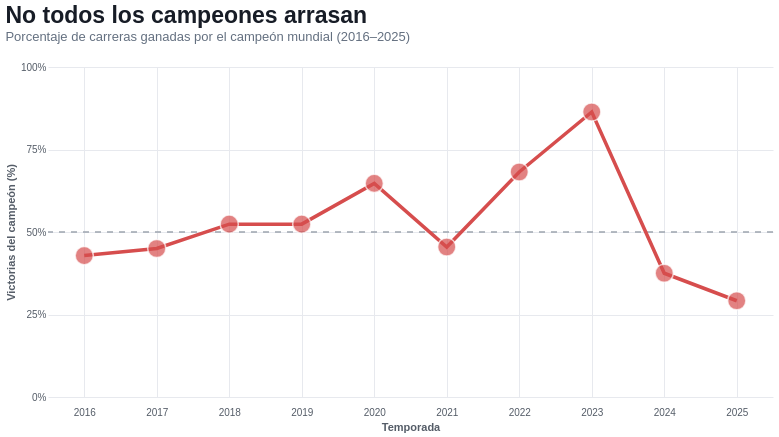

Notebook code cell kept with this figure:
### Markdown cell above
## 3. Crear la visualización original en Altair
Una línea roja, puntos por temporada y una referencia al 50%. Los puntos crecen al hacer clic y vuelven a su tamaño normal al deseleccionarlos.

### Code cell
# Selección interactiva: amplía el punto de la temporada elegida.
seleccion = alt.selection_point(
    name="seleccion", fields=["temporada"], on="click", toggle=True,
    clear="click[event.item == null]"
)
base = alt.Chart(datos).encode(
    x=alt.X("temporada:O", title="Temporada", sort=list(range(2016,2026)), axis=alt.Axis(labelAngle=0,labelPadding=10)),
    y=alt.Y("porcentaje:Q", title="Victorias del campeón (%)", scale=alt.Scale(domain=[0,100]), axis=alt.Axis(values=[0,25,50,75,100],labelExpr="datum.value + '%'"))
)
linea = base.mark_line(color="#D64D4D",strokeWidth=3.5)
puntos = base.mark_circle(color="#D64D4D",stroke="white",strokeWidth=1.5).encode(
    size=alt.condition(seleccion, alt.value(330), alt.value(125)),
    tooltip=[
        alt.Tooltip("temporada:O",title="Temporada"), alt.Tooltip("campeon:N",title="Campeón"),
        alt.Tooltip("escuderia:N",title="Escudería"), alt.Tooltip("victorias:Q",title="Victorias"),
        alt.Tooltip("carreras:Q",title="Carreras disputadas"), alt.Tooltip("porcentaje:Q",title="Porcentaje",format=".2f")
    ]
).add_params(seleccion)
referencia=alt.Chart(pd.DataFrame({"porcentaje":[50]})).mark_rule(color="#9DA5AF",strokeDash=[6,6],strokeWidth=1.5).encode(y="porcentaje:Q")
grafico=(referencia+linea+puntos).properties(width=725,height=330,title=alt.TitleParams(text="No todos los campeones arrasan",subtitle="Porcentaje de carreras ganadas por el campeón mundial (2016–2025)",fontSize=23,subtitleFontSize=13,anchor="start",offset=18)).configure_view(stroke=None).configure_axis(grid=True,gridColor="#E7E9EE",domain=False,ticks=False,labelColor="#555D68",titleColor="#555D68").configure_title(color="#171C26",subtitleColor="#647080")
grafico

### Figure 1 — Vega-Lite specification as saved in the notebook (floating-point values rounded to 4 significant figures)
{"config": {"view": {"continuousWidth": 300, "continuousHeight": 300, "stroke": null}, "axis": {"domain": false, "grid": true, "gridColor": "#E7E9EE", "labelColor": "#555D68", "ticks": false, "titleColor": "#555D68"}, "title": {"color": "#171C26", "subtitleColor": "#647080"}}, "layer": [{"data": {"name": "data-264580126401a1a5e587f782a9ae8c43"}, "mark": {"type": "rule", "color": "#9DA5AF", "strokeDash": [6, 6], "strokeWidth": 1.5}, "encoding": {"y": {"field": "porcentaje", "type": "quantitative"}}}, {"data": {"name": "data-7e597f851952959659cdf1a315afc88f"}, "mark": {"type": "line", "color": "#D64D4D", "strokeWidth": 3.5}, "encoding": {"x": {"axis": {"labelAngle": 0, "labelPadding": 10}, "field": "temporada", "sort": [2016, 2017, 2018, 2019, 2020, 2021, 2022, 2023, 2024, 2025], "title": "Temporada", "type": "ordinal"}, "y": {"axis": {"labelExpr": "datum.value + '%'", "values": [0, 25, 50, 75, 100]}, "field": "porcentaje", "scale": {"domain": [0, 100]}, "title": "Victorias del campeón (%)", "type": "quantitative"}}}, {"data": {"name": "data-7e597f851952959659cdf1a315afc88f"}, "mark": {"type": "circle", "color": "#D64D4D", "stroke": "white", "strokeWidth": 1.5}, "encoding": {"size": {"condition": {"param": "seleccion", "value": 330}, "value": 125}, "tooltip": [{"field": "temporada", "title": "Temporada", "type": "ordinal"}, {"field": "campeon", "title": "Campeón", "type": "nominal"}, {"field": "escuderia", "title": "Escudería", "type": "nominal"}, {"field": "victorias", "title": "Victorias", "type": "quantitative"}, {"field": "carreras", "title": "Carreras disputadas", "type": "quantitative"}, {"field": "porcentaje", "format": ".2f", "title": "Porcentaje", "type": "quantitative"}], "x": {"axis": {"labelAngle": 0, "labelPadding": 10}, "field": "temporada", "sort": [2016, 2017, 2018, 2019, 2020, 2021, 2022, 2023, 2024, 2025], "title": "Temporada", "type": "ordinal"}, "y": {"axis": {"labelExpr": "datum.value + '%'", "values": [0, 25, 50, 75, 100]}, "field": "porcentaje", "scale": {"domain": [0, 100]}, "title": "Victorias del campeón (%)", "type": "quantitative"}}, "name": "view_1"}], "height": 330, "params": [{"name": "seleccion", "select": {"type": "point", "clear": "click[event.item == null]", "fields": ["temporada"], "on": "click", "toggle": true}, "views": ["view_1"]}], "title": {"text": "No todos los campeones arrasan", "anchor": "start", "fontSize": 23, "offset": 18, "subtitle": "Porcentaje de carreras ganadas por el campeón mundial (2016–2025)", "subtitleFontSize": 13}, "width": 725, "$schema": "https://vega.github.io/schema/vega-lite/v5.20.1.json", "datasets": {"data-264580126401a1a5e587f782a9ae8c43": [{"porcentaje": 50}], "data-7e597f851952959659cdf1a315afc88f": [{"temporada": 2016, "campeon": "Nico Rosberg", "escuderia": "Mercedes", "victorias": 9, "carreras": 21, "porcentaje": 42.86, "resto": 12}, {"temporada": 2017, "campeon": "Lewis Hamilton", "escuderia": "Mercedes", "victorias": 9, "carreras": 20, "porcentaje": 45.0, "resto": 11}, {"temporada": 2018, "campeon": "Lewis Hamilton", "escuderia": "Mercedes", "victorias": 11, "carreras": 21, "porcentaje": 52.38, "resto": 10}, {"temporada": 2019, "campeon": "Lewis Hamilton", "escuderia": "Mercedes", "victorias": 11, "carreras": 21, "porcentaje": 52.38, "resto": 10}, {"temporada": 2020, "campeon": "Lewis Hamilton", "escuderia": "Mercedes", "victorias": 11, "carreras": 17, "porcentaje": 64.71, "resto": 6}, {"temporada": 2021, "campeon": "Max Verstappen", "escuderia": "Red Bull Racing Honda", "victorias": 10, "carreras": 22, "porcentaje": 45.45, "resto": 12}, {"temporada": 2022, "campeon": "Max Verstappen", "escuderia": "Red Bull Racing RBPT", "victorias": 15, "carreras": 22, "porcentaje": 68.18, "resto": 7}, {"temporada": 2023, "campeon": "Max Verstappen", "escuderia": "Red Bull Racing Honda RBPT", "victorias": 19, "carreras": 22, "porcentaje": 86.36, "resto": 3}, {"temporada": 2024, "campeon": "Max Verstappen", "escuderia": "Red Bull Racing Honda RBPT", "victorias": 9, "carreras": 24, "porcentaje": 37.5, "resto": 15}, {"temporada": 2025, "campeon": "Lando Norris", "escuderia": "McLaren", "victorias": 7, "carreras": 24, "porcentaje": 29.17, "resto": 17}]}}
